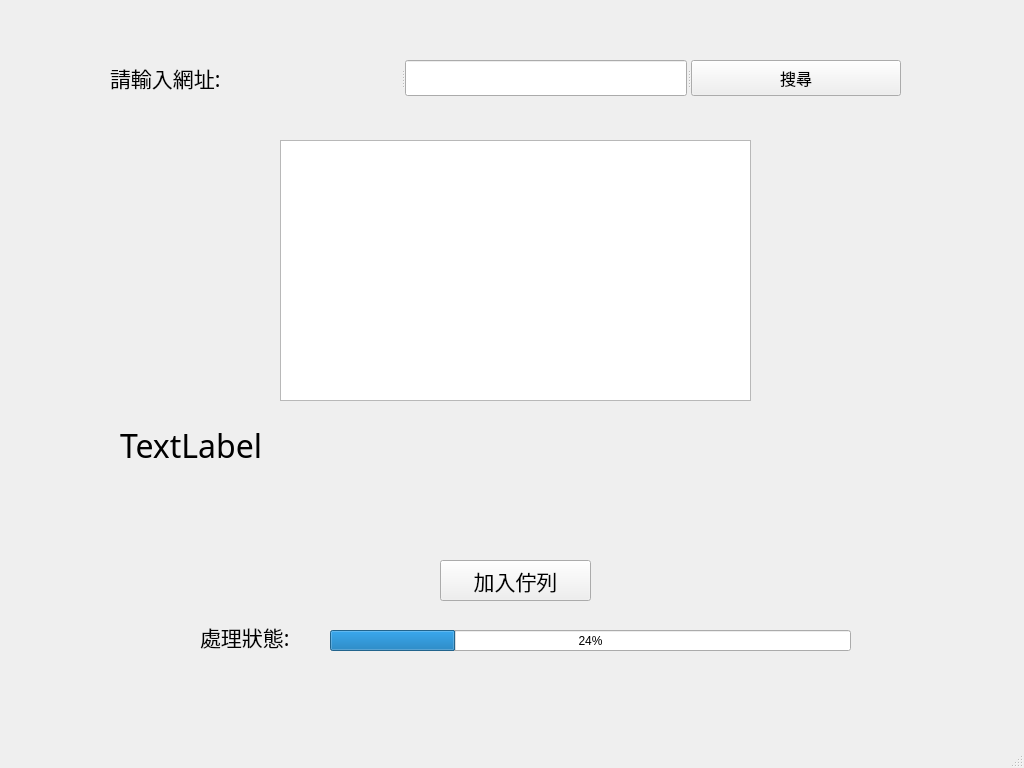
<?xml version="1.0" encoding="UTF-8"?>
<ui version="4.0">
 <class>MainWindow</class>
 <widget class="QMainWindow" name="MainWindow">
  <property name="geometry">
   <rect>
    <x>0</x>
    <y>0</y>
    <width>1024</width>
    <height>768</height>
   </rect>
  </property>
  <property name="windowTitle">
   <string>KTV</string>
  </property>
  <widget class="QWidget" name="centralwidget">
   <widget class="QWidget" name="verticalLayoutWidget">
    <property name="geometry">
     <rect>
      <x>110</x>
      <y>60</y>
      <width>791</width>
      <height>36</height>
     </rect>
    </property>
    <layout class="QVBoxLayout" name="verticalLayout">
     <item>
      <widget class="QSplitter" name="splitter">
       <property name="orientation">
        <enum>Qt::Horizontal</enum>
       </property>
       <widget class="QLabel" name="label">
        <property name="font">
         <font>
          <family>微軟正黑體 Light</family>
          <pointsize>16</pointsize>
         </font>
        </property>
        <property name="text">
         <string>請輸入網址:</string>
        </property>
       </widget>
       <widget class="QLineEdit" name="lineEdit"/>
       <widget class="QPushButton" name="searchButton">
        <property name="font">
         <font>
          <family>微軟正黑體 Light</family>
          <pointsize>12</pointsize>
         </font>
        </property>
        <property name="text">
         <string>搜尋</string>
        </property>
       </widget>
      </widget>
     </item>
    </layout>
   </widget>
   <widget class="QGraphicsView" name="graphicsView">
    <property name="geometry">
     <rect>
      <x>280</x>
      <y>140</y>
      <width>471</width>
      <height>261</height>
     </rect>
    </property>
   </widget>
   <widget class="QLabel" name="label_OUTPUT">
    <property name="geometry">
     <rect>
      <x>120</x>
      <y>420</y>
      <width>801</width>
      <height>51</height>
     </rect>
    </property>
    <property name="sizePolicy">
     <sizepolicy hsizetype="Fixed" vsizetype="Fixed">
      <horstretch>0</horstretch>
      <verstretch>0</verstretch>
     </sizepolicy>
    </property>
    <property name="font">
     <font>
      <family>微軟正黑體 Light</family>
      <pointsize>24</pointsize>
      <weight>50</weight>
      <bold>false</bold>
      <stylestrategy>PreferAntialias</stylestrategy>
     </font>
    </property>
    <property name="tabletTracking">
     <bool>false</bool>
    </property>
    <property name="focusPolicy">
     <enum>Qt::TabFocus</enum>
    </property>
    <property name="acceptDrops">
     <bool>true</bool>
    </property>
    <property name="toolTipDuration">
     <number>-1</number>
    </property>
    <property name="layoutDirection">
     <enum>Qt::LeftToRight</enum>
    </property>
    <property name="autoFillBackground">
     <bool>true</bool>
    </property>
    <property name="text">
     <string>TextLabel</string>
    </property>
    <property name="textFormat">
     <enum>Qt::AutoText</enum>
    </property>
    <property name="scaledContents">
     <bool>false</bool>
    </property>
    <property name="wordWrap">
     <bool>false</bool>
    </property>
    <property name="margin">
     <number>0</number>
    </property>
    <property name="openExternalLinks">
     <bool>false</bool>
    </property>
   </widget>
   <widget class="QPushButton" name="pushButton_2">
    <property name="geometry">
     <rect>
      <x>440</x>
      <y>560</y>
      <width>151</width>
      <height>41</height>
     </rect>
    </property>
    <property name="font">
     <font>
      <family>微軟正黑體 Light</family>
      <pointsize>16</pointsize>
     </font>
    </property>
    <property name="text">
     <string>加入佇列</string>
    </property>
   </widget>
   <widget class="QProgressBar" name="progressBar">
    <property name="geometry">
     <rect>
      <x>330</x>
      <y>630</y>
      <width>521</width>
      <height>21</height>
     </rect>
    </property>
    <property name="value">
     <number>24</number>
    </property>
   </widget>
   <widget class="QLabel" name="label_2">
    <property name="geometry">
     <rect>
      <x>200</x>
      <y>620</y>
      <width>121</width>
      <height>34</height>
     </rect>
    </property>
    <property name="font">
     <font>
      <family>微軟正黑體 Light</family>
      <pointsize>16</pointsize>
     </font>
    </property>
    <property name="text">
     <string>處理狀態:</string>
    </property>
   </widget>
  </widget>
  <widget class="QMenuBar" name="menubar">
   <property name="geometry">
    <rect>
     <x>0</x>
     <y>0</y>
     <width>1024</width>
     <height>25</height>
    </rect>
   </property>
  </widget>
  <widget class="QStatusBar" name="statusbar"/>
 </widget>
 <resources/>
 <connections/>
</ui>
